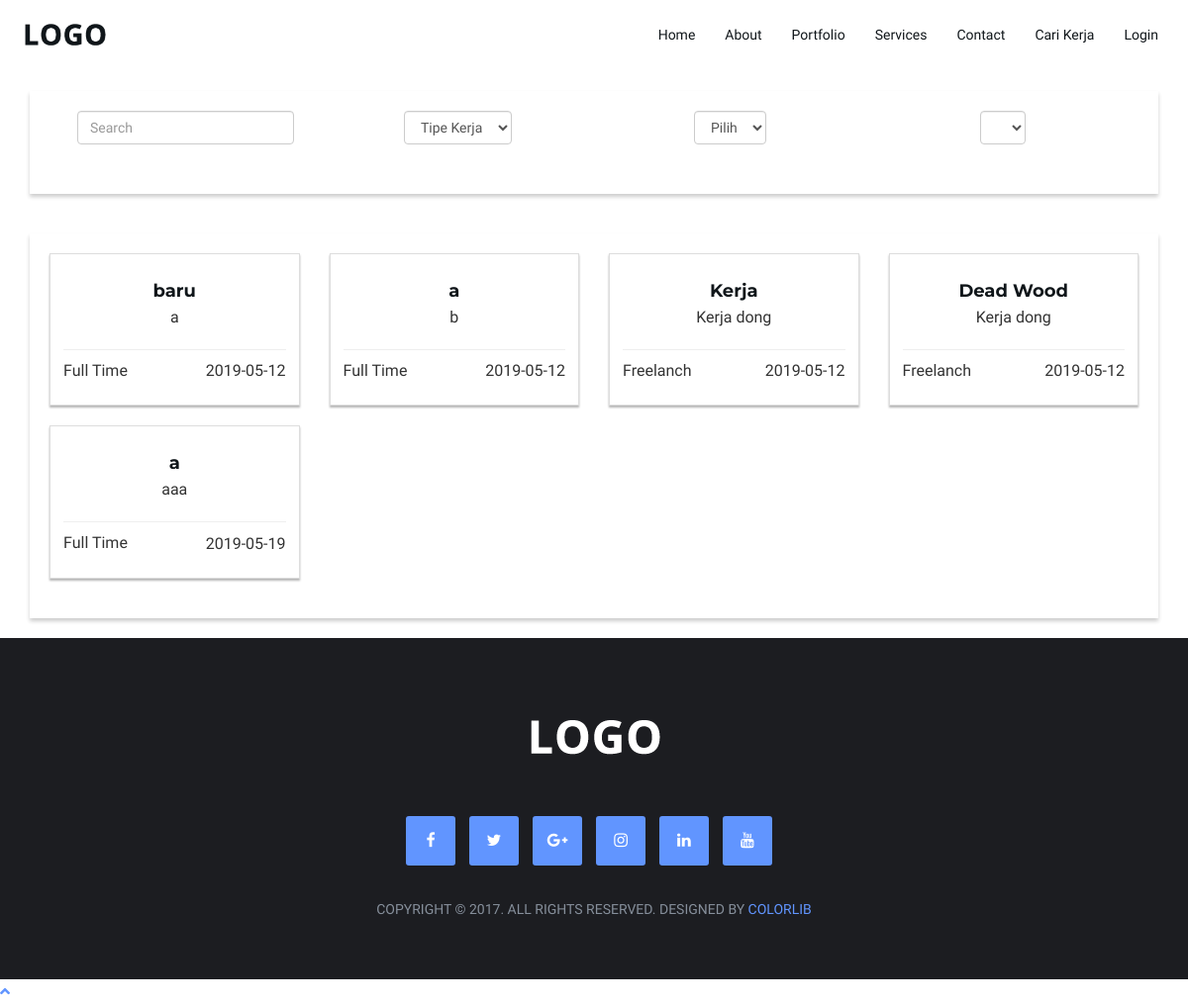
Page /cari-kerja on the earlier database version.
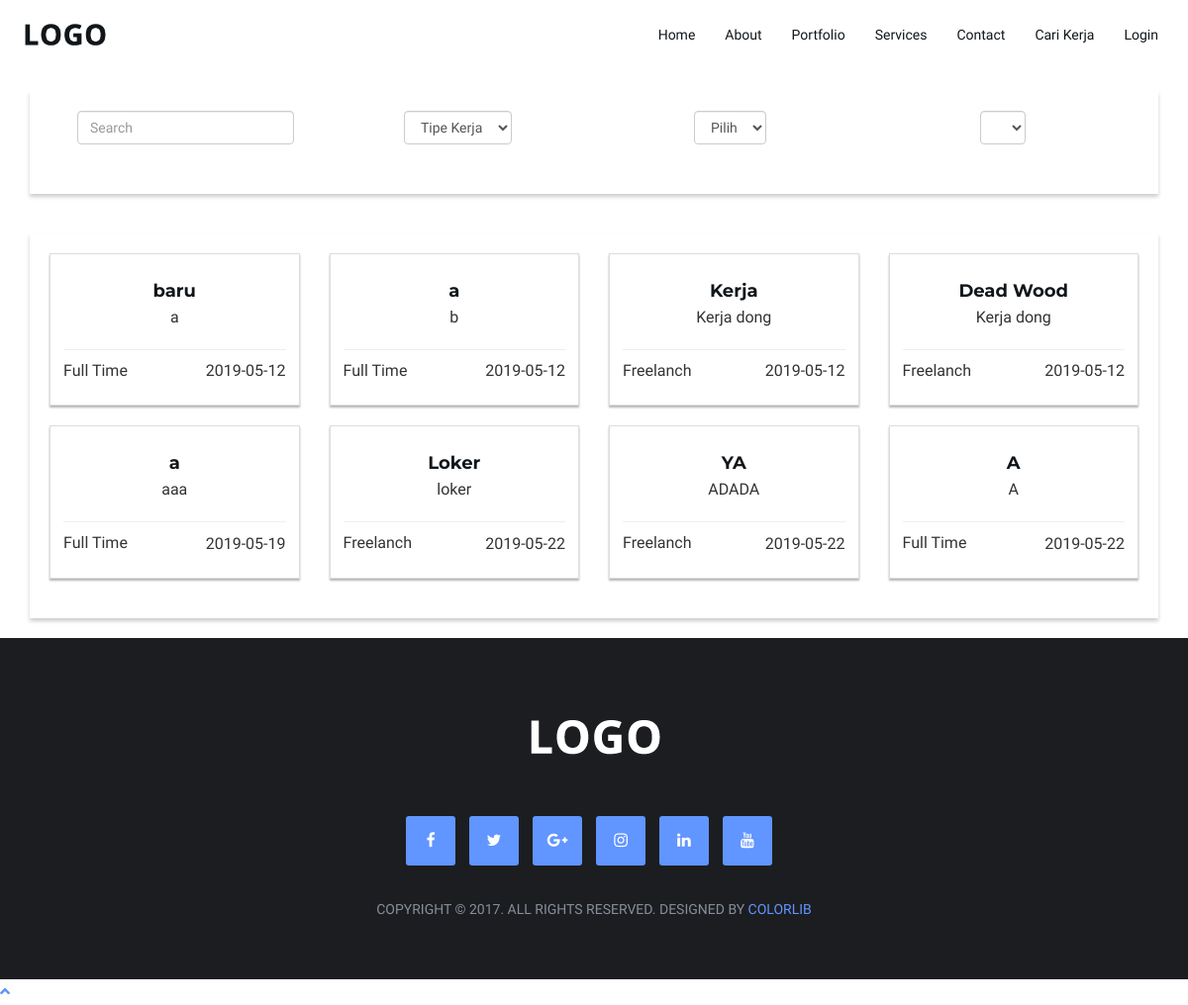
Same page on the later database version.
### tables this page shows
CREATE TABLE `list_lowongan_kerja` (
  `id_lowongan_kerja` varchar(10) NOT NULL,
  `id_user` varchar(10) NOT NULL,
  `judul` text NOT NULL,
  `gender` varchar(10) NOT NULL,
  `deskripsi` text NOT NULL,
  `usia_min` int(3) NOT NULL,
  `usia_maks` int(3) NOT NULL,
  `id_prov` char(2) NOT NULL,
  `id_kab` char(4) NOT NULL,
  `tanggal_penutupan` date NOT NULL,
  `tipe_kerja` varchar(20) NOT NULL,
  `detail_lowongan_kerja` text NOT NULL,
  `created_at` timestamp NOT NULL DEFAULT CURRENT_TIMESTAMP,
  `modified_at` timestamp NULL DEFAULT NULL
);

### application/controllers/Search.php (called while the page is built, shortened)
<?php defined('BASEPATH') or exit('No direct script access allowed');
class Search extends CI_Controller
{
    public function __construct()
    {
        $this->load->model('Member_model');
        $this->load->model('Search_model');
        $this->load->model('Company_model');
    }
    public function cariKerja($id_user = '1')
    {
        $data['title'] = 'Bio Project';
        $data['loker'] = $this->Search_model->getAllLowonganKerja();
        $this->load->view('partials/user/header', $data);
        $this->load->view('search/cari_kerja');
        $this->load->view('partials/user/footer');
    }
}

### index.php (called while the page is built, shortened)
<?php
require_once BASEPATH.'core/CodeIgniter.php';

### application/models/Search_model.php (called while the page is built, shortened)
<?php
class Search_model extends CI_Model {
    public function getAllLowonganKerja()
    {
        $this->db->join('kabupaten', 'kabupaten.id_kab = list_lowongan_kerja.id_kab');
        $this->db->join('provinsi', 'provinsi.id_prov = list_lowongan_kerja.id_prov');
        $query = $this->db->get('list_lowongan_kerja');
        return $query->result_array();
    }
}

### application/views/search/cari_kerja.php (the view, shortened to what this page needs)
<section id="cari-kerja">
    <div class="container">
        <div class="row">
            <div class="col-md-12 col-xs-12 text-center" style="margin-bottom:0px">
                <div class="content">
                    <form class="form-inline">
                        <div class="row">
                            <div class="col-md-12">
                                <div class="col-md-3">
                                    <div class="form-group">
                                        <input class="form-control" type="search" placeholder="Search"
                                            aria-label="Search" name=keyword width="100%">
                                    </div>
                                </div>
                                <div class="col-md-3">
                                    <div class="form-group" >
                                        <select class="form-control" id="sel1" name="tipe_kerja" width="100%" >
                                            <option value="">Tipe Kerja</option>
                                        </select>
                                    </div>
                                </div>
                                <div class="col-md-3">
                                    <select class="form-control" name="kategori-keahlian"
                                        id="kategori-keahlian" width="100%"></select>
                                </div>
                                <div class="col-md-3" >
                                    <select class="form-control" name="list-keahlian-select"
                                        id="list-keahlian-select" width="100%"></select>
                                </div>
                            </div>
                        </div>
                    </form>
                </div>
            </div>
        </div>
        <div class="row">
            <div class="col-md-12 col-xs-12">
                <div class="content">
                    <div class="row">
                        <?php foreach($loker as $l) : ?>
                        <a href="<?=base_url()?>detail-lowongan-kerja/<?=$l['id_lowongan_kerja']?>">
                            <div class="col-md-3 col-xs-6">
                                <div class="thumbnail">
                                    <div class="caption text-center">
                                        <h4 id="thumbnail-label"><?= $l['judul']?></h4>
                                        <div class="thumbnail-description smaller">
                                            <p><?=$l['deskripsi']?></p>
                                        </div>
                                        <hr style="margin-bottom:10px">
                                        <p style="text-align:left"><?=$l['tipe_kerja']?></p>
                                        <p style="float:right ; margin-top:-32px ">
                                            <?=date('Y-m-d' , strtotime($l['created_at']))?></p>
                                    </div>
                                </div>
                            </div>
                        </a>
                        <?php endforeach;?>
                    </div>
                </div>
            </div>
        </div>
    </div>
</section>

Differences in the rows shown:
added list_lowongan_kerja: judul "Loker", deskripsi "loker", tipe_kerja "Freelanch", created_at "2019-05-22"
added list_lowongan_kerja: judul "YA", deskripsi "ADADA", tipe_kerja "Freelanch", created_at "2019-05-22"
added list_lowongan_kerja: judul "A", deskripsi "A", tipe_kerja "Full Time", created_at "2019-05-22"
